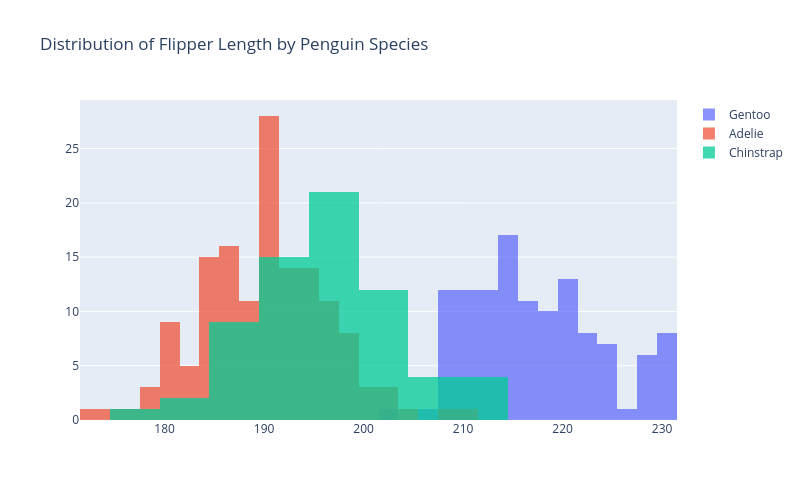

Source (notebook cell):
### Markdown cell above
We can visualize this in a different way by overlaying these distributions as follows:

### Code cell
import plotly.graph_objects as go

fig = go.Figure()
fig.add_trace(go.Histogram(x=df[df['species'] == 'Gentoo']['flipper_length_mm'], name='Gentoo'))
fig.add_trace(go.Histogram(x=df[df['species'] == 'Adelie']['flipper_length_mm'], name='Adelie'))
fig.add_trace(go.Histogram(x=df[df['species'] == 'Chinstrap']['flipper_length_mm'], name='Chinstrap'))

# Overlay both histograms
fig.update_layout(
    barmode='overlay',
    width=800,
    height=500,
    title = "Distribution of Flipper Length by Penguin Species"
)

# Reduce opacity to see both histograms
fig.update_traces(opacity=0.75)
fig.show()

### Figure 1 — Plotly figure (JSON) as saved in the notebook; plotly's stock layout.template omitted (floating-point values rounded to 4 significant figures; data arrays with more than 128 entries replaced by an {"elided": "..."} marker saying what was removed)
{"data": [{"name": "Gentoo", "opacity": 0.75, "type": "histogram", "x": [211.0, 230.0, 210.0, 218.0, 215.0, 210.0, 211.0, 219.0, 209.0, 215.0, 214.0, 216.0, 214.0, 213.0, 210.0, 217.0, 210.0, 221.0, 209.0, 222.0, 218.0, 215.0, 213.0, 215.0, 215.0, 215.0, 215.0, 210.0, 220.0, 222.0, 209.0, 207.0, 230.0, 220.0, 220.0, 213.0, 219.0, 208.0, 208.0, 208.0, 225.0, 210.0, 216.0, 222.0, 217.0, 210.0, 225.0, 213.0, 215.0, 210.0, 220.0, 210.0, 225.0, 217.0, 220.0, 208.0, 220.0, 208.0, 224.0, 208.0, 221.0, 214.0, 231.0, 219.0, 230.0, 229.0, 220.0, 223.0, 216.0, 221.0, 221.0, 217.0, 216.0, 230.0, 209.0, 220.0, 215.0, 223.0, 212.0, 221.0, 212.0, 224.0, 212.0, 228.0, 218.0, 218.0, 212.0, 230.0, 218.0, 228.0, 212.0, 224.0, 214.0, 226.0, 216.0, 222.0, 203.0, 225.0, 219.0, 228.0, 215.0, 228.0, 215.0, 210.0, 219.0, 208.0, 209.0, 216.0, 229.0, 213.0, 230.0, 217.0, 230.0, 222.0, 214.0, 215.0, 222.0, 212.0, 213.0]}, {"name": "Adelie", "opacity": 0.75, "type": "histogram", "x": {"elided": "146 float values"}}, {"name": "Chinstrap", "opacity": 0.75, "type": "histogram", "x": [192.0, 196.0, 193.0, 188.0, 197.0, 198.0, 178.0, 197.0, 195.0, 198.0, 193.0, 194.0, 185.0, 201.0, 190.0, 201.0, 197.0, 181.0, 190.0, 195.0, 181.0, 191.0, 187.0, 193.0, 195.0, 197.0, 200.0, 200.0, 191.0, 205.0, 187.0, 201.0, 187.0, 203.0, 195.0, 199.0, 195.0, 210.0, 192.0, 205.0, 210.0, 187.0, 196.0, 196.0, 196.0, 201.0, 190.0, 212.0, 187.0, 198.0, 199.0, 201.0, 193.0, 203.0, 187.0, 197.0, 191.0, 203.0, 202.0, 194.0, 206.0, 189.0, 195.0, 207.0, 202.0, 193.0, 210.0, 198.0]}], "layout": {"barmode": "overlay", "height": 500, "title": {"text": "Distribution of Flipper Length by Penguin Species"}, "width": 800}}
